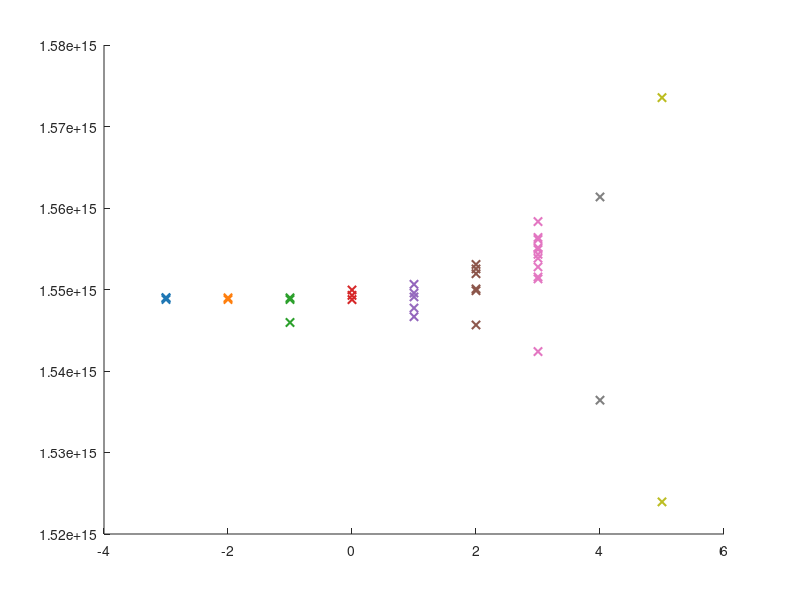

MATLAB code for this plot: (Note: this script raises an error after producing the figure.)
clc;clear;close all;

m_values = [-3, -2, -1, 0, 1, 2, 3, 4, 5 ]; 
function_values = {
    [1.548779838378416E15,1.548955094237239E15,1.548998908201944E15],      
    [1.548779838378416E15,1.548977001219592E15],                          
    [1.545953837654905E15,1.548779838378416E15,1.548977001219592E15],      
    [1.548757931396064E15,1.549283698972531E15,1.549940908443115E15],      
    [1.546654861090194E15,1.547728303225482E15,1.549086536131356E15,...
     1.549568489743117E15,1.550641931878405E15],                           
    [1.545647139901966E15,1.549853280513704E15,1.550072350337232E15,...
     1.551934443837220E15,1.552525932360746E15,1.553073606919566E15],      
    [1.542382999531398E15,1.551299141348989E15,1.551540118154870E15,...
     1.552766909166627E15,1.553840351301914E15,1.554322304913676E15,...
     1.554913793437201E15,1.555132863260729E15,1.556140584448958E15,...
     1.556381561254839E15,1.558331282684238E15],                           
    [1.536424300331436E15,1.561354446248925E15],                           
    [1.523937320390339E15,1.573534728437083E15],                           
};

colors = [
    0.1216, 0.4667, 0.7059;  
    1.0000, 0.4980, 0.0549;  
    0.1725, 0.6275, 0.1725;  
    0.8392, 0.1529, 0.1569;  
    0.5804, 0.4039, 0.7412;  
    0.5490, 0.3373, 0.2941;  
    0.8902, 0.4667, 0.7608;  
    0.4980, 0.4980, 0.4980;  
    0.7373, 0.7412, 0.1333   
]; 

figure;
hold on;
for i = length(m_values):-1:1
    m = m_values(i);
    values = function_values{i};
    scatter(repmat(m, size(values)), values,...
        'x','LineWidth', 1.5,'MarkerEdgeColor', colors(i,:));
end

yline(1.548823652343122e+15,'k-','LineWidth',1.5)
hold off;

xlabel('m', 'Interpreter', 'latex');
ylabel('Frequency (Hz)', 'Interpreter', 'latex');
legend('$\tilde{\omega}_{n\pm},\ \delta_1 = 2^{5}$',...
    '$\tilde{\omega}_{n\pm},\ \delta_1 = 2^{4}$',...
    '$\tilde{\omega}_{n\pm},\ \delta_1 = 2^{3}$',...
    '$\tilde{\omega}_{n\pm},\ \delta_1 = 2^{2}$',...
    '$\tilde{\omega}_{n\pm},\ \delta_1 = 2^{1}$',...
    '$\tilde{\omega}_{n\pm},\ \delta_1 = 2^{0}$',...
    '$\tilde{\omega}_{n\pm},\ \delta_1 = 2^{-1}$',...
    '$\tilde{\omega}_{n\pm},\ \delta_1 = 2^{-2}$',...
    '$\tilde{\omega}_{n\pm},\ \delta_1 = 2^{-3}$',...
    '$\tilde{\omega}_{s,n}$','Interpreter', 'latex')
grid off;